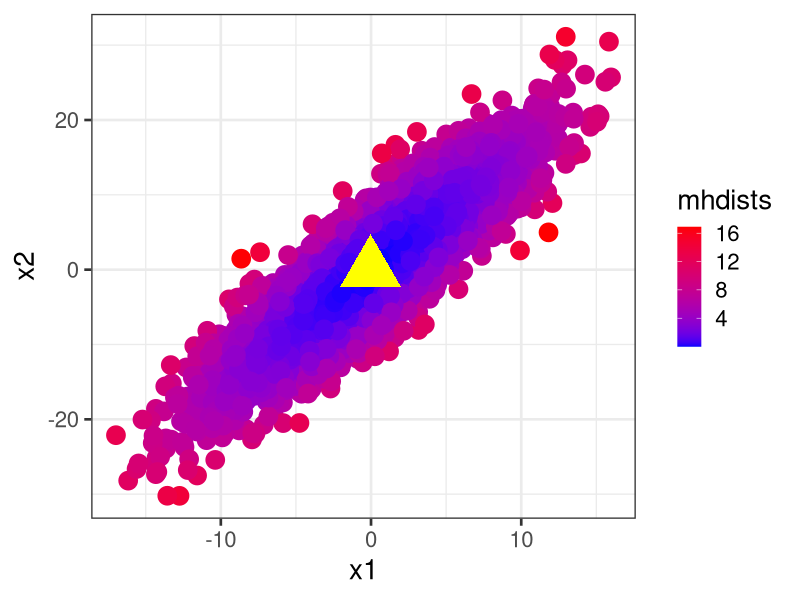
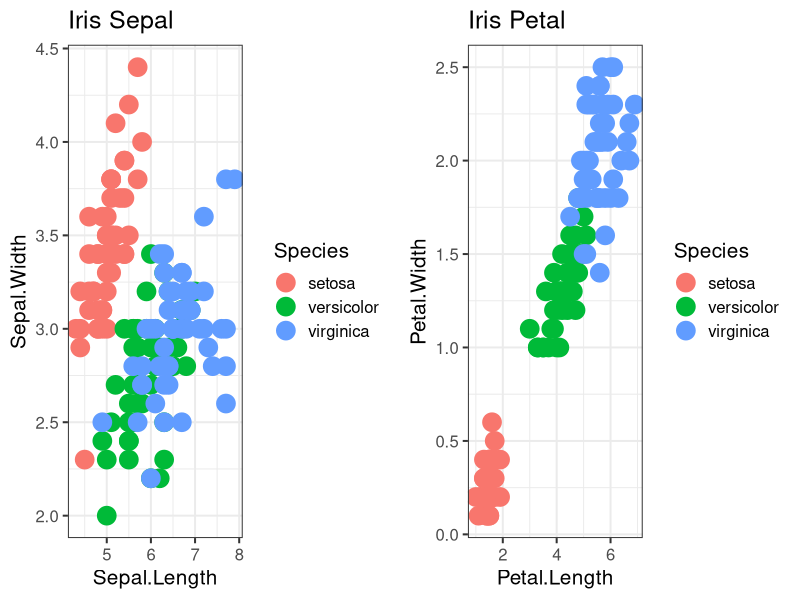
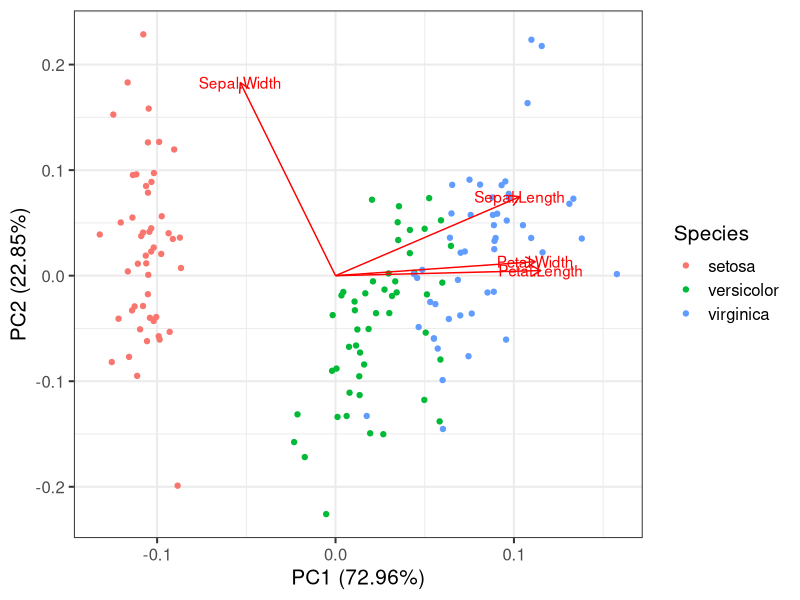
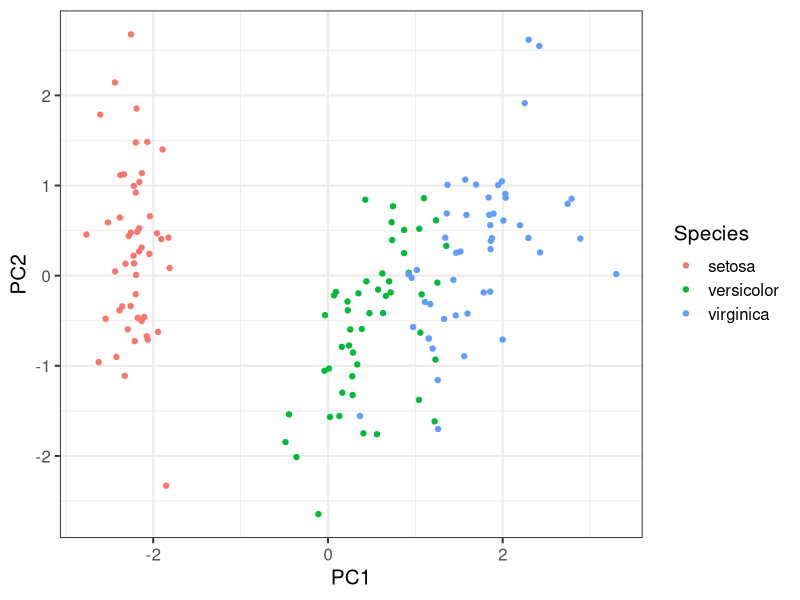

Write the R code that produced these figures, in order.
## ---- chunk 1
x <- rnorm(100)
y <- x * 0.3 + rnorm(100, sd=0.4)
z <- rnorm(100)
myMatrix <- cbind(x,y,z)
var(myMatrix)
## ---- chunk 2
head(myMatrix, 4)
cor(myMatrix)
## ---- chunk 3
set.seed(1234)
library(ggplot2)
x1 <- rnorm(5000, sd=5)
x2 <- x1 * 1.5 + rnorm(5000, sd=4)
means <- c(mean(x1), mean(x2))
myMatrix <- cbind(x1, x2)
VCV <- var(myMatrix)
mhdists <- mahalanobis(myMatrix, means, VCV)
qplot(x1,x2, color=mhdists, size=I(6)) + 
  annotate(x=mean(x1), y=mean(x2), color="yellow", geom="point", size=15, shape=17) +  
  theme_bw(20) + 
  scale_color_continuous(low = "blue", high="red")
## ---- chunk 4
means <- c(mean(x1), mean(x2))
myMatrix <- cbind(x1, x2)
VCV <- var(myMatrix)
## ---- chunk 5
mhdists <- mahalanobis(myMatrix, means, VCV)
mhdists[1:4]
## ---- chunk 6
var1 <- rnorm(5); var2 <- rnorm(5)
myMatrix <- cbind(var1,var2); head(myMatrix, 3)
dist(myMatrix)
## ---- chunk 7
library(ggplot2)
library(gridExtra)
theme_set(theme_bw(15))
sepal<-qplot(Sepal.Length, Sepal.Width, data=iris, color=Species, main="Iris Sepal", size=I(6))
petal<-qplot(Petal.Length, Petal.Width, data=iris, color=Species, main="Iris Petal", size=I(6))
grid.arrange(sepal, petal, nrow=1)
## ---- chunk 8
irisPCA <- prcomp(iris[,1:4], 
                  scale=TRUE, center=TRUE)

#note both of these are equivalent

irisPCA <- prcomp(~Sepal.Length + Petal.Length + Petal.Width + Sepal.Width, 
                  data=iris, 
                  scale=TRUE, center=TRUE)
## ---- chunk 9
irisPCA
summary(irisPCA)
## ---- chunk 10
library(ggfortify)
autoplot(irisPCA, data=iris, colour="Species", loadings=TRUE, loadings.label=TRUE)
## ---- chunk 11
head(irisPCA$x)
## ---- chunk 12
forPlot <- data.frame(irisPCA$x, Species=iris$Species)
ggplot(data = forPlot, mapping=aes(x=PC1, y=PC2, color=Species)) + geom_point()
